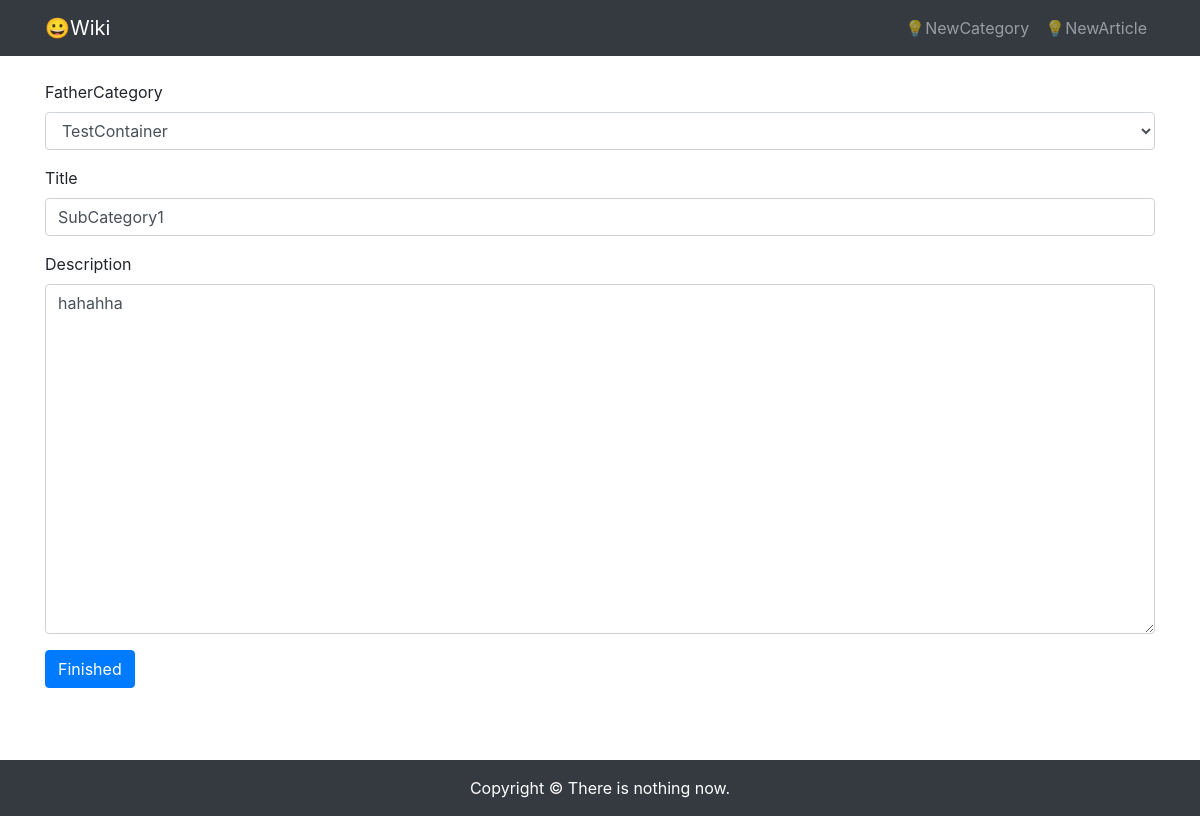
/data/category-update/35/, run on the app's committed database.
### article/models.py (models this page shows)
class ArticleCategory(models.Model):
    title = models.CharField(max_length=100, blank=True)
    description = models.TextField(blank=True)
    father = models.ForeignKey(
        'self',
        null=True,
        blank=True,
        on_delete=models.CASCADE,
    )
    def __str__(self):
        return self.title

### article/views.py (the view)
# urls.py: path('category-update/<int:id>/', views.update_category, name='update_category'),
def update_category(request, id):
    category = ArticleCategory.objects.get(id=id)
    if request.method == "POST":
        category_post_form = NewArticleCategoryForm(data=request.POST)
        if category_post_form.is_valid():
            category.title = request.POST['title']
            category.description = request.POST['description']
            if request.POST['father'] != 'none':
                category.father = ArticleCategory.objects.get(id=request.POST['father'])
            else:
                category.father = None
            category.save()
            return redirect("article:category_detail", id=id)
        else:
            return HttpResponse("Invalid Table Content, Please rewrite!")
    else:
        category_post_form = NewArticleCategoryForm()
        category = ArticleCategory.objects.get(id=id)
        categories = ArticleCategory.objects.all()
        context = {
            'category': category,
            'categories': categories,
        }
        return render(request, 'category/update.html', context)

### templates/category/update.html (shortened to what this page needs)
{% extends "base.html" %}
{% load static %}
{% block content %}
<div class="container">
    <div class="row">
        <div class="col-12">
            <br>
            <form method="post" action=".">
                <div class="form-group">
                    <label for="father">FatherCategory</label>
                    <select class="form-control" id="father" name="father">
                        {% for father_category in categories %}
                            {% if father_category.id != category.id %}
                                <option value="{{ sub_category.id }}"{% if category.father.id == father_category.id %} selected {% endif %}>
                                    {{ father_category }}
                                </option>
                            {% endif %}
                        {% endfor %}
                    </select>
                </div>
                <div class="form-group">
                    <label for="title">Title</label>
                    <input type="text" class="form-control" id="title" name="title" value="{{ category.title }}">
                </div>
                <div class="form-group">
                    <label for="description">Description</label>
                    <textarea type="text" class="form-control" id="description" name="description" rows="14">{{ category.description }}</textarea>
                </div>
                <button type="submit" class="btn btn-primary">Finished</button>
            </form>
        </div>
    </div>
</div>
{% endblock content %}

### data on the page
ArticleCategory: father "TestContainer", title "SubCategory1", description "hahahha"
